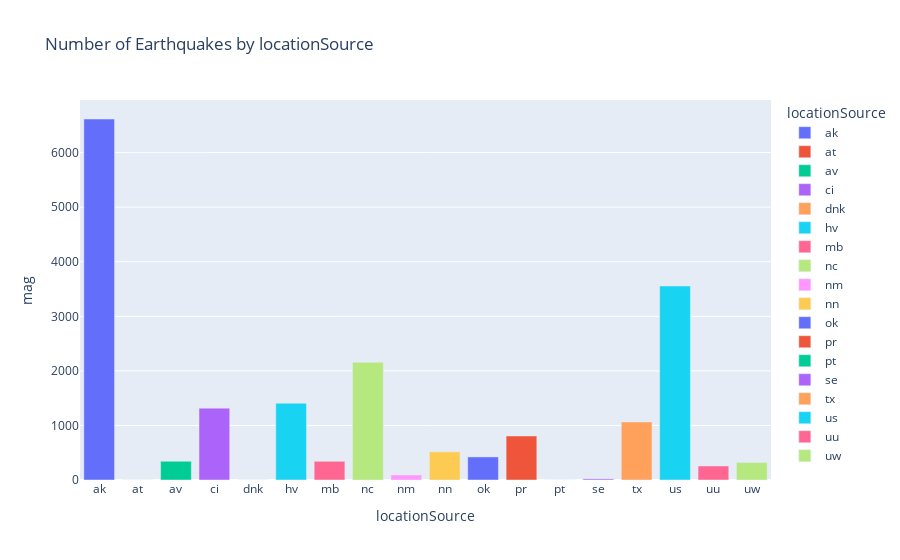

Here is the notebook cell this chart was saved with:
### Markdown cell above
### Insight 1: Most Earthquakes by `locationSource`

```python
count_by_location_source = df.groupby('locationSource')['mag'].count().reset_index()

fig = px.bar(count_by_location_source, x='locationSource', y='mag', title='Number of Earthquakes by locationSource', color='locationSource')
fig.show()
```

**Description:**
This bar chart visualizes the count of earthquakes for each `locationSource`. Each bar represents a source, and the height of the bar corresponds to the number of quakes it has occured in location. From the plot it is visible that the `ak` location had the highest number of quake compared to the rest of the locations.

### Code cell
count_by_location_source = df.groupby('locationSource')['mag'].count().reset_index()

fig = px.bar(count_by_location_source, x='locationSource', y='mag', title='Number of Earthquakes by locationSource',color='locationSource')
fig.show()

### Figure 1 — Plotly figure (JSON) as saved in the notebook; plotly's stock layout.template omitted (floating-point values rounded to 4 significant figures)
{"data": [{"alignmentgroup": "True", "hovertemplate": "locationSource=%{x}<br>mag=%{y}<extra></extra>", "legendgroup": "ak", "marker": {"color": "#636efa", "pattern": {"shape": ""}}, "name": "ak", "offsetgroup": "ak", "orientation": "v", "showlegend": true, "textposition": "auto", "type": "bar", "x": ["ak"], "xaxis": "x", "y": [6616], "yaxis": "y"}, {"alignmentgroup": "True", "hovertemplate": "locationSource=%{x}<br>mag=%{y}<extra></extra>", "legendgroup": "at", "marker": {"color": "#EF553B", "pattern": {"shape": ""}}, "name": "at", "offsetgroup": "at", "orientation": "v", "showlegend": true, "textposition": "auto", "type": "bar", "x": ["at"], "xaxis": "x", "y": [1], "yaxis": "y"}, {"alignmentgroup": "True", "hovertemplate": "locationSource=%{x}<br>mag=%{y}<extra></extra>", "legendgroup": "av", "marker": {"color": "#00cc96", "pattern": {"shape": ""}}, "name": "av", "offsetgroup": "av", "orientation": "v", "showlegend": true, "textposition": "auto", "type": "bar", "x": ["av"], "xaxis": "x", "y": [344], "yaxis": "y"}, {"alignmentgroup": "True", "hovertemplate": "locationSource=%{x}<br>mag=%{y}<extra></extra>", "legendgroup": "ci", "marker": {"color": "#ab63fa", "pattern": {"shape": ""}}, "name": "ci", "offsetgroup": "ci", "orientation": "v", "showlegend": true, "textposition": "auto", "type": "bar", "x": ["ci"], "xaxis": "x", "y": [1317], "yaxis": "y"}, {"alignmentgroup": "True", "hovertemplate": "locationSource=%{x}<br>mag=%{y}<extra></extra>", "legendgroup": "dnk", "marker": {"color": "#FFA15A", "pattern": {"shape": ""}}, "name": "dnk", "offsetgroup": "dnk", "orientation": "v", "showlegend": true, "textposition": "auto", "type": "bar", "x": ["dnk"], "xaxis": "x", "y": [1], "yaxis": "y"}, {"alignmentgroup": "True", "hovertemplate": "locationSource=%{x}<br>mag=%{y}<extra></extra>", "legendgroup": "hv", "marker": {"color": "#19d3f3", "pattern": {"shape": ""}}, "name": "hv", "offsetgroup": "hv", "orientation": "v", "showlegend": true, "textposition": "auto", "type": "bar", "x": ["hv"], "xaxis": "x", "y": [1407], "yaxis": "y"}, {"alignmentgroup": "True", "hovertemplate": "locationSource=%{x}<br>mag=%{y}<extra></extra>", "legendgroup": "mb", "marker": {"color": "#FF6692", "pattern": {"shape": ""}}, "name": "mb", "offsetgroup": "mb", "orientation": "v", "showlegend": true, "textposition": "auto", "type": "bar", "x": ["mb"], "xaxis": "x", "y": [343], "yaxis": "y"}, {"alignmentgroup": "True", "hovertemplate": "locationSource=%{x}<br>mag=%{y}<extra></extra>", "legendgroup": "nc", "marker": {"color": "#B6E880", "pattern": {"shape": ""}}, "name": "nc", "offsetgroup": "nc", "orientation": "v", "showlegend": true, "textposition": "auto", "type": "bar", "x": ["nc"], "xaxis": "x", "y": [2157], "yaxis": "y"}, {"alignmentgroup": "True", "hovertemplate": "locationSource=%{x}<br>mag=%{y}<extra></extra>", "legendgroup": "nm", "marker": {"color": "#FF97FF", "pattern": {"shape": ""}}, "name": "nm", "offsetgroup": "nm", "orientation": "v", "showlegend": true, "textposition": "auto", "type": "bar", "x": ["nm"], "xaxis": "x", "y": [92], "yaxis": "y"}, {"alignmentgroup": "True", "hovertemplate": "locationSource=%{x}<br>mag=%{y}<extra></extra>", "legendgroup": "nn", "marker": {"color": "#FECB52", "pattern": {"shape": ""}}, "name": "nn", "offsetgroup": "nn", "orientation": "v", "showlegend": true, "textposition": "auto", "type": "bar", "x": ["nn"], "xaxis": "x", "y": [516], "yaxis": "y"}, {"alignmentgroup": "True", "hovertemplate": "locationSource=%{x}<br>mag=%{y}<extra></extra>", "legendgroup": "ok", "marker": {"color": "#636efa", "pattern": {"shape": ""}}, "name": "ok", "offsetgroup": "ok", "orientation": "v", "showlegend": true, "textposition": "auto", "type": "bar", "x": ["ok"], "xaxis": "x", "y": [423], "yaxis": "y"}, {"alignmentgroup": "True", "hovertemplate": "locationSource=%{x}<br>mag=%{y}<extra></extra>", "legendgroup": "pr", "marker": {"color": "#EF553B", "pattern": {"shape": ""}}, "name": "pr", "offsetgroup": "pr", "orientation": "v", "showlegend": true, "textposition": "auto", "type": "bar", "x": ["pr"], "xaxis": "x", "y": [807], "yaxis": "y"}, {"alignmentgroup": "True", "hovertemplate": "locationSource=%{x}<br>mag=%{y}<extra></extra>", "legendgroup": "pt", "marker": {"color": "#00cc96", "pattern": {"shape": ""}}, "name": "pt", "offsetgroup": "pt", "orientation": "v", "showlegend": true, "textposition": "auto", "type": "bar", "x": ["pt"], "xaxis": "x", "y": [1], "yaxis": "y"}, {"alignmentgroup": "True", "hovertemplate": "locationSource=%{x}<br>mag=%{y}<extra></extra>", "legendgroup": "se", "marker": {"color": "#ab63fa", "pattern": {"shape": ""}}, "name": "se", "offsetgroup": "se", "orientation": "v", "showlegend": true, "textposition": "auto", "type": "bar", "x": ["se"], "xaxis": "x", "y": [21], "yaxis": "y"}, {"alignmentgroup": "True", "hovertemplate": "locationSource=%{x}<br>mag=%{y}<extra></extra>", "legendgroup": "tx", "marker": {"color": "#FFA15A", "pattern": {"shape": ""}}, "name": "tx", "offsetgroup": "tx", "orientation": "v", "showlegend": true, "textposition": "auto", "type": "bar", "x": ["tx"], "xaxis": "x", "y": [1064], "yaxis": "y"}, {"alignmentgroup": "True", "hovertemplate": "locationSource=%{x}<br>mag=%{y}<extra></extra>", "legendgroup": "us", "marker": {"color": "#19d3f3", "pattern": {"shape": ""}}, "name": "us", "offsetgroup": "us", "orientation": "v", "showlegend": true, "textposition": "auto", "type": "bar", "x": ["us"], "xaxis": "x", "y": [3556], "yaxis": "y"}, {"alignmentgroup": "True", "hovertemplate": "locationSource=%{x}<br>mag=%{y}<extra></extra>", "legendgroup": "uu", "marker": {"color": "#FF6692", "pattern": {"shape": ""}}, "name": "uu", "offsetgroup": "uu", "orientation": "v", "showlegend": true, "textposition": "auto", "type": "bar", "x": ["uu"], "xaxis": "x", "y": [257], "yaxis": "y"}, {"alignmentgroup": "True", "hovertemplate": "locationSource=%{x}<br>mag=%{y}<extra></extra>", "legendgroup": "uw", "marker": {"color": "#B6E880", "pattern": {"shape": ""}}, "name": "uw", "offsetgroup": "uw", "orientation": "v", "showlegend": true, "textposition": "auto", "type": "bar", "x": ["uw"], "xaxis": "x", "y": [321], "yaxis": "y"}], "layout": {"barmode": "relative", "legend": {"title": {"text": "locationSource"}, "tracegroupgap": 0}, "title": {"text": "Number of Earthquakes by locationSource"}, "xaxis": {"anchor": "y", "categoryarray": ["ak", "at", "av", "ci", "dnk", "hv", "mb", "nc", "nm", "nn", "ok", "pr", "pt", "se", "tx", "us", "uu", "uw"], "categoryorder": "array", "domain": [0, 1], "title": {"text": "locationSource"}}, "yaxis": {"anchor": "x", "domain": [0, 1], "title": {"text": "mag"}}}}
